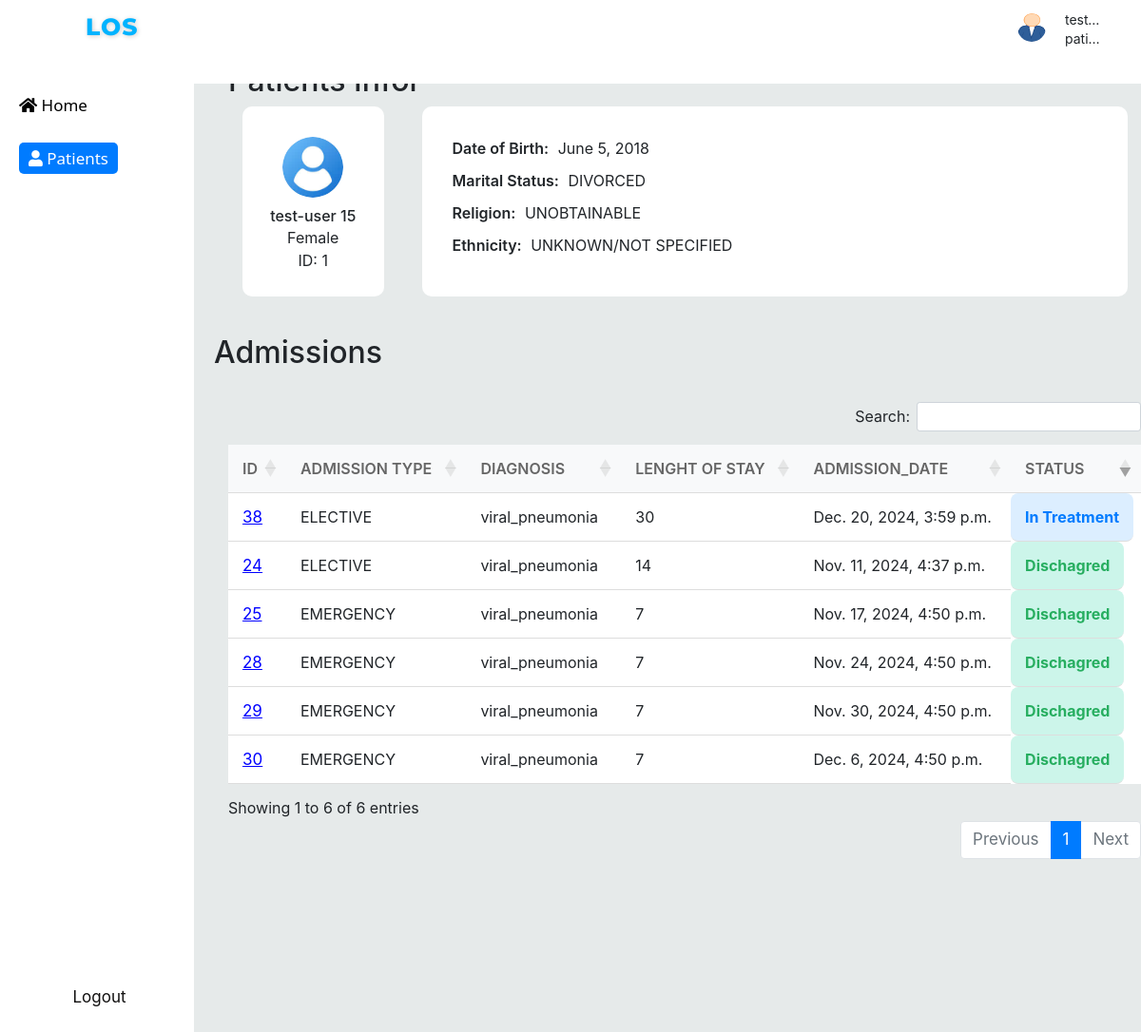
Page /patients/1 (signed in) on the committed database.
### prediction_app/models.py (models this page shows, shortened)
class User(AbstractBaseUser):
    username = models.CharField(max_length=100, unique=True)
    ROLE_CHOICES = [
        ('admin', 'Admin'),
        ('doctor', 'Doctor'),
        ('patient', 'Patient'),
    ]
    role = models.CharField(
        max_length=10, choices=ROLE_CHOICES, default='admin')
    date_of_birth = models.DateField()
    is_active = models.BooleanField(default=True)
    created_time = models.DateTimeField(auto_now_add=True)
    updated_time = models.DateTimeField(auto_now=True)
    objects = UserManager()
    USERNAME_FIELD = "username"
    REQUIRED_FIELDS = ["date_of_birth"]
    def __str__(self):
        return self.username
    class Meta:
        verbose_name = _("user")
        verbose_name_plural = _("users")

class Patient(models.Model):
    GENDER_CHOICES = [
        ('M', 'Male'),
        ('F', 'Female'),
    ]
    MARITAL_STATUS_CHOICES = [
        ('SINGLE', 'SINGLE'),
        ('MARRIED', 'MARRIED'),
        ('WIDOWED', 'WIDOWED'),
        ('DIVORCED', 'DIVORCED'),
        ('SEPARATED', 'SEPARATED'),
        ('LIFE PARTNER', 'LIFE PARTNER'),
        ('UNKNOWN', 'UNKNOWN'),
    ]
    RELIGION_CHOICES = [
        ('CATHOLIC', 'CATHOLIC'),
        ('PROTESTANT QUAKER', 'PROTESTANT QUAKER'),
        ('UNOBTAINABLE', 'UNOBTAINABLE'),
        ('JEWISH', 'JEWISH'),
        ('NOT SPECIFIED', 'NOT SPECIFIED'),
        ('OTHER', 'OTHER'),
    ]
    ETHNICITY_CHOICES = [
        ('WHITE', 'WHITE'),
        ('BLACK/AFRICAN AMERICAN', 'BLACK/AFRICAN AMERICAN'),
        ('HISPANIC OR LATINO', 'HISPANIC OR LATINO'),
        ('ASIAN', 'ASIAN'),
        ('UNABLE TO OBTAIN', 'UNABLE TO OBTAIN'),
        ('UNKNOWN/NOT SPECIFIED  ', 'UNKNOWN/NOT SPECIFIED '),
        ('OTHER', 'OTHER'),
    ]
    user = models.OneToOneField(User, on_delete=models.CASCADE)
    first_name = models.CharField(max_length=50)
    last_name = models.CharField(max_length=50)
    age = models.PositiveIntegerField()
    phone_number = models.CharField(max_length=15, unique=True)
    date_of_birth = models.DateField()
    address = models.CharField(max_length=150,  blank=True, null=True)
    gender = models.CharField(max_length=1, choices=GENDER_CHOICES)
    marital_status = models.CharField(
        max_length=15, choices=MARITAL_STATUS_CHOICES, default='UNKNOWN')
    religion = models.CharField(
        max_length=20, choices=RELIGION_CHOICES)
    ethnicity = models.CharField(
        max_length=100,
        choices=ETHNICITY_CHOICES,
        null=True,
        blank=True,
        default='ASIAN'
    )
    photo = models.ImageField(
        upload_to='patient_photos/', blank=True, null=True)
    created_time = models.DateTimeField(auto_now_add=True)
    updated_time = models.DateTimeField(auto_now=True)
    def __str__(self):
        return f"{self.first_name} {self.last_name}"

class Admission(models.Model):
    LOS_LABLE_TO_NUMBER = {
        'Less than 3 days': 3,
        '3-7 days': 7,
        '7-14 days': 14,
        'More than 14 days': 30,
    }
    ADMISSION_TYPE_CHOICES = [
        ('EMERGENCY', 'EMERGENCY'),
        ('ELECTIVE', 'ELECTIVE'),
        ('URGENT', 'URGENT'),
    ]
    LOS_CHOICES = [
        ('Less than 3 days', 'Less than 3 days'),
        ('3-7 days', '3-7 days'),
        ('7-14 days', '7-14 days'),
        ('More than 14 days', 'More than 14 days'),
    ]
    STATUS_CHOICES = [
        ('In Treatment', 'In Treatment'),
        ('Dischagred', 'Dischagred'),
    ]
    INSURANCE_CHOICES = [
        ('Medicare', 'Medicare'),
        ('Private', 'Private'),
        ('Medicaid', 'Medicaid'),
        ('Government', 'Government'),
        ('Self Pay', 'Self Pay')
    ]
    ICD_CODE = [
        ('0', ' infectious and parasitic diseases'),
        ('1', ' neoplasms'),
        ('2', ' endocrine, nutritional and metabolic diseases, and immunity disorders'),
        ('3', ' diseases of the blood and blood-forming organs'),
        ('4', ' mental disorders'),
        ('5', ' diseases of the nervous system and sense organs'),
        ('6', ' diseases of the circulatory system'),
        ('7', ' diseases of the respiratory system'),
        ('8', ' diseases of the digestive system'),
        ('9', ' diseases of the genitourinary system'),
        ('10', ' complications of pregnancy, childbirth, and the puerperium'),
        ('11', ' diseases of the skin and subcutaneous tissue'),
        ('12', ' diseases of the musculoskeletal system and connective tissue'),
        ('13', ' congenital anomalies'),
        ('14', ' certain conditions originating in the perinatal period'),
        ('15', ' symptoms, signs, and ill-defined conditions'),
        ('16', ' injury and poisoning'),
    ]
    hadm_id = models.BigAutoField(primary_key=True)
    subject = models.ForeignKey(Patient, on_delete=models.CASCADE)
    insurance = models.TextField(max_length=10, choices=INSURANCE_CHOICES)
    diagnose = models.TextField()
    clinical_note = models.TextField(null=True, blank=True)
    icd_code = models.JSONField()
    admission_type = models.CharField(max_length=10, choices=ADMISSION_TYPE_CHOICES)
    los_number = models.IntegerField(null=True, blank=True)
    los_label = models.CharField(
        null=True, blank=True, max_length=20, choices=LOS_CHOICES)
    los_actual = models.IntegerField(null=True, blank=True, default=0)
    los_actual_label = models.CharField(max_length=50, blank=True, null=True)
    status = models.CharField(
        null=True, blank=True, max_length=15, choices=STATUS_CHOICES, default='In Treatment')
    admittime = models.DateTimeField(auto_now_add=True)
    dischtime = models.DateTimeField(blank=True, null=True)
    dischtime_estimate = models.DateTimeField(blank=True, null=True)
    updated_time = models.DateTimeField(auto_now=True)
    room = models.ForeignKey(Room, on_delete=models.SET_NULL, null=True)
    def save(self, *args, **kwargs):
        if self.los_label:
            self.los_number = self.LOS_LABLE_TO_NUMBER.get(self.los_label)
        if self.admittime and self.los_number:
            self.dischtime_estimate = self.admittime + timedelta(days=self.los_number)
        elif self.admittime is None and self.los_number:
            self.dischtime_estimate = datetime.now() + timedelta(days=self.los_number)
        if self.dischtime and self.admittime:
            self.los_actual = (self.dischtime - self.admittime).days
            if self.los_actual <= 3:
                self.los_actual_label = 'Less than 3 days'
            elif 3 < self.los_actual <= 7:
                self.los_actual_label = '3-7 days'
            elif 7 < self.los_actual <= 14:
                self.los_actual_label = '7-14 days'
            else:
                self.los_actual_label = 'More than 14 days'
        super().save(*args, **kwargs)

### prediction_app/views/patient_info.py (the view)
# urls.py: path('patients/<int:id>', get_patient_info, name='get_patient_info'),
@permission_classes([IsAuthenticated])
def get_patient_info(request, id):
    patient = Patient.objects.filter(id=id).first()
    admissions = Admission.objects.filter(subject=patient)
    for admission in admissions:
        if admission.los_number is not None:
            duaration = (now() - admission.admittime).days
            if duaration >= admission.los_number:
                admission.status = 'Dischagred'
            admission.save()
    allow_admission_request = admissions.filter(status="In Treatment").count() == 0
    return render(request, 'patient_info.html', {'patient': patient, 'admissions': admissions, "alow_admission_request": allow_admission_request})

### prediction_app/templates/patient_info.html (shortened to what this page needs)
{% extends "base.html" %}
{% load static %}
{% block style %}
{{ block.super }}
<link rel="stylesheet" href="{% static 'prediction_app/patient_info.css' %}">
{% endblock %}
{% block page %}
<div>
    <h2>Patients Infor</h2>
    <div class="row">
        <div class="column" style="background-color: white;width: 15%; margin-left: 30px;padding: 2rem">
            <div class="patient-card">
                <div class="patient-avatar">
                    <img src="{% static 'prediction_app/user.jpg' %}" alt="Patient Avatar" class="image123" />
                </div>
                <div class="patient-details" style="text-align: center;">
                    <h2 style="font-size: 1rem;white-space:nowrap;overflow:hidden;text-overflow:ellipsis;">{{ patient }}</h2>
                    <p style="margin-bottom: 0;">{{ patient.get_gender_display }}</p>
                    <p>ID: {{ patient.id }}</p>
                </div>
            </div>
        </div>
        <div class="column" style="background-color: white;width: 75%; padding: 2rem; margin-left: 30px;">
            <div class="info-row">
                <div class="info-item">
                    <strong>Date of Birth:</strong> {{ patient.date_of_birth }}
                </div>
            </div>
            <div class="info-row">
                <div class="info-item">
                    <strong>Marital Status:</strong> {{ patient.marital_status }}
                </div>
            </div>
            <div class="info-row">
                <div class="info-item">
                    <strong>Religion:</strong> {{ patient.religion }}
                </div>
            </div>
            <div class="info-row">
                <div class="info-item">
                    <strong>Ethnicity:</strong> {{ patient.ethnicity }}
                </div>
            </div>
        </div>
    </div>
    {% block content %}
    <div style="margin-bottom: 1.5rem;" class="row">
        <h2 style="margin-right: 2rem;">Admissions</h2>
    </div>
    <table id=patients class="patients-table" , style="background-color: white;">
        <thead>
            <tr>
                <th>ID</th>
                <th>ADMISSION TYPE</th>
                <th>DIAGNOSIS</th>
                <th>LENGHT OF STAY</th>
                <th>ADMISSION_DATE</th>
                <th>STATUS</th>
            </tr>
        </thead>
        <tbody>
            {% for admission in admissions %}
            <tr>
                <td><a href="{% url 'get_admission_info' id=patient.id admission_id=admission.hadm_id %}"
                        style="color:blue;text-decoration: underline;"> {{ admission.hadm_id }} </a> </td>
                <td>{{ admission.admission_type }}</td>
                <td>{{ admission.diagnose }}</td>
                <td>{{ admission.los_number }}</td>
                <td>{{ admission.admittime }}</td>
                {% if admission.status == "In Treatment" %}
                    <td class="status in-treatment">{{ admission.get_status_display }}</td>
                {% else %}
                    <td class="status discharged">{{ admission.get_status_display }}</td>
                {% endif %}
            </tr>
            {% endfor %}
        </tbody>
    </table>
    {% endblock %}
</div>
{% endblock %}
{% block patients %}
<div>
    <a style="color: white; background-color: #007bff;border-radius: 5px;padding: 5px 10px;text-decoration: none;"
        href="{% url 'get_patients' %}"> <i class="fas fa-user"></i> Patients</a>
</div>
{% endblock %}

### prediction_app/templates/base.html (shortened to what this page needs)
{% load static %}
<html>
<head>
    {% block style %}
    <link rel="stylesheet" href="//cdnjs.cloudflare.com/ajax/libs/twitter-bootstrap/4.0.0/css/bootstrap.css">
    <link rel="stylesheet" href="//cdn.datatables.net/1.10.16/css/dataTables.bootstrap4.min.css">
    <link rel="stylesheet" href="https://cdnjs.cloudflare.com/ajax/libs/font-awesome/5.15.4/css/all.min.css">
    <link rel="stylesheet" href="{% static 'prediction_app/style.css' %}">
    {% endblock %}
</head>
<body>
    <div class="grandparent">
        <div class="header">
            <div class="app-name">LoS</div>
            <div class="user-panel">
                <img src="{% static 'prediction_app/images.png' %}" alt="Form Image" class="image">
                <span class="user-name">{{request.user}}</span>
                <span class="user-name" style="top: 20px; text-align: center;">{{request.user.role}}</span>
            </div>
        </div>
        <div class="parent">
            <div class="sidenav">
                {% block home %}
                <div class="Home">
                    <a href="{% url 'home' %}"> <i class="fas fa-home"></i> Home</a>
                </div>
                {% endblock %}
                {% block patients %}{% endblock %}
                {% if user.is_authenticated %}
                <a href="{% url 'user_out' %}" style="
                    position: relative;
                    margin-left: auto;
                    margin-right: auto;
                    margin-top: auto;
                    margin-bottom: 4rem;
                    color: rgb(17, 16, 16);">Logout</a>
                {% endif %}
            </div>
            <div class="main-page">
                {% if user.is_authenticated %}
                {% block page %}
                {% endblock %}
                {% else %}
                <h3> Please sign-in to access this page</h3>
                {% endif %}
            </div>
        </div>
    </div>
</body>
</html>

### prediction_app/static/prediction_app/style.css (style rules this page uses)
.app-name { position: absolute; font-family: 'Montserrat', sans-serif; font-size: 25px; font-weight: 800; color: rgb(0, 179, 255); letter-spacing: 1px; text-transform: uppercase; text-shadow: 1px 1px 5px rgba(0, 0, 0, 0.2); top:10;left:90; margin-bottom: 50px; }
.sidenav { height: 100%; width: 17%; position: relative; z-index: 1; background-color: white; overflow-x: hidden; padding-top: 4rem; opacity: 20; padding-left: 5px; align-items: flex-start; display: flex; flex-direction: column; }
* { margin: 0; padding: 0; }
.sidenav div { margin-bottom: 10px; padding: 10px 15px; font-family: 'Segoe UI', sans-serif; }
a { color: black; text-decoration: none; font-size: 17px; text-align: center; }
.main-page { flex: 8; height: 100%; width: 100%; margin-top: 7%; margin-left: 3%; min-width: 20%; }
.parent { width: 100%; height: 100%; display: flex; align-items: center; margin-top: 2%; }
.grandparent { width: 100%; height: 100%; border-radius: 5px; background-color: #e5e9e9ee; overflow-y: auto; overflow-x: auto; }
.header { position: absolute; height: 8%; width: 100%; background-color: #FFF; text-align: center; align-items: center; z-index: 2; }
.image { position: absolute; height: 30px; width: 30px; top: 14px; right: 100px; border-radius:50%; margin-left: 20px; }
.user-name { position: absolute; margin-top: 10px; right: 20px; padding-right: 20px; max-width: 60px; white-space: nowrap; overflow: hidden; text-overflow: ellipsis; font-size: 14px; }
.user-panel { left: 95%; }

### prediction_app/static/prediction_app/patient_info.css (style rules this page uses)
.column { float: left; padding: 10%; border-radius:10px; margin-right: 10px; }
.row:after { content: ""; display: table; clear: both; }
.row { flex-wrap: nowrap; max-height: 200px; margin-bottom: 2.5rem; }
.patient-card { gap: 10px; display: flex; flex-direction: column; flex-wrap: nowrap; align-items: center; }
.patient-avatar img { width: 4rem; height: 4rem; border-radius: 50%; }
.patient-details h2 { margin: 0; font-size: 1.5rem; padding-left: 0px; width: 7rem; text-align: center; }
.status { padding: 5px 10px; border-radius: 4px; font-weight: bold; }
.status.discharged { background-color: #d4edda; color: #155724; }
.info-row { display: flex; justify-content: space-between; margin-bottom: 10px; }
.info-item { flex: 1; }
.info-item strong { font-weight: 600; margin-right: 5px; }
.patients-table { width: 100%; border-collapse: collapse; margin-top: -50px; }
.patients-table thead { background-color: #f8f9fa; }
.patients-table th, .patients-table td { padding: 15px; text-align: left; border-bottom: 1px solid #ddd; }
.patients-table th { color: #666; font-weight: 600; }
.status { display: inline-block; padding: 0.5rem 1rem; border-radius: 0.5rem; font-size: 1rem; font-weight: bold; text-align: center; color: #ffffff; width: fit-content; }
.status.discharged { background-color: #ccf5ea; color: #27ae60; }
.status.in-treatment { background-color: #dceeff; color: #007bff; }

### rows in the picture
User: user "test…", user.role "pati…"
Patient: first_name+last_name "test-user 15", gender "Female", id "1", date_of_birth "June 5, 2018", marital_status "DIVORCED", religion "UNOBTAINABLE", ethnicity "UNKNOWN/NOT SPECIFIED"
Admission: hadm_id "24", admission_type "ELECTIVE", diagnose "viral_pneumonia", los_number "14", admittime "Nov. 11, 2024, 4:37 p.m.", status "Dischagred"
Admission: hadm_id "25", admission_type "EMERGENCY", diagnose "viral_pneumonia", los_number "7", admittime "Nov. 17, 2024, 4:50 p.m.", status "Dischagred"
Admission: hadm_id "28", admission_type "EMERGENCY", diagnose "viral_pneumonia", los_number "7", admittime "Nov. 24, 2024, 4:50 p.m.", status "Dischagred"
Admission: hadm_id "29", admission_type "EMERGENCY", diagnose "viral_pneumonia", los_number "7", admittime "Nov. 30, 2024, 4:50 p.m.", status "Dischagred"
Admission: hadm_id "30", admission_type "EMERGENCY", diagnose "viral_pneumonia", los_number "7", admittime "Dec. 6, 2024, 4:50 p.m.", status "Dischagred"
Admission: hadm_id "38", admission_type "ELECTIVE", diagnose "viral_pneumonia", los_number "30", admittime "Dec. 20, 2024, 3:59 p.m.", status "In Treatment"
